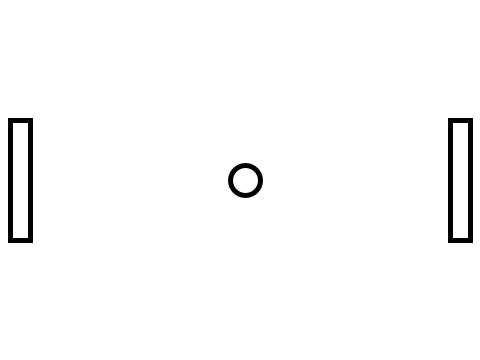
Frame 1 (no input)
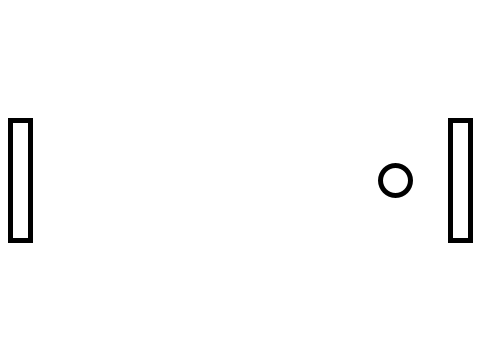
Frame 60 (the mouse pressed at the canvas centre just before this capture)
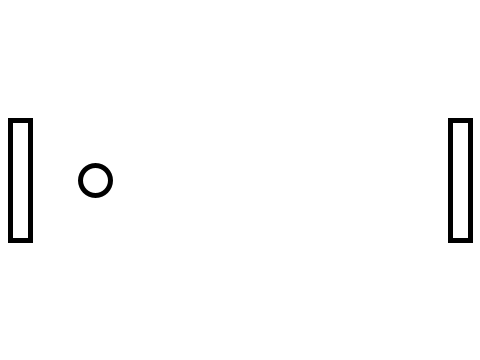
Frame 120 (the mouse held since frame 60 and released just before this capture)

The Processing sketch that drew these frames (run headless with seeded random() and noise(); from frame 60 on, the mouse is pressed at the canvas centre):

// Processing sketch: myPongWithPaddleMovable
// ── myPongWithPaddleMovable.pde
//myPongWithPaddleMovable
  
  class Paddle {
  
  int x;
  int y;
  int w;
  int h;
  char up;
  char down;
    
  Paddle(int x_, int y_, int w_, int h_, char up_, char down_) {
    x = x_;
    y = y_;
    w = w_;
    h = h_;
    up = up_;
    down = down_;
  }
  
  void update(char key) {
    if (key == up) {
    y -= 10;
    y = constrain(y, 0, height);
    }
    else if (key == down) {
    y += 10;
    y = constrain(y, 0, height - h);
    }
  }
  
  void display() {
    rect(x, y, w, h);
  }
  }
  
  class Ball {
    PVector location;
    PVector velocity;
    PVector acceleration;
    
    float radius = 15;
  
    Ball() {
      location = new PVector(width / 2, height / 2);
      velocity = new PVector(5, 0);
      acceleration = new PVector(0, 0);
    }
  
    void move() {
      velocity.add(acceleration);
      location.add(velocity);
  
      //오른쪽 벽에 닿이면
      if (location.x > width - radius) {
        location.x = width - radius;
        velocity.x = - velocity.x;
      }
      //왼쪽 벽에 닿이면
      else if (location.x < 0 + radius) {
        location.x = radius;
        velocity.x = - velocity.x;
      }
      //아래쪽 바닥에 닿이면
      if (location.y > height - radius) {
        location.y = height - radius;
        velocity.y = - 0.9 * velocity.y;
      }
      //위쪽 천장에 닿이면
      else if (location.y < 0 + radius) {
        location.y = radius;
        velocity.y = - 0.9 * velocity.y;
      }
    }
  
    void display() {
      strokeWeight(5);
      ellipseMode(RADIUS);
      ellipse(location.x, location.y, radius, radius);
      println("acceleration:" + acceleration.x + ", " + acceleration.y);
    }
    
    
  }
  
  Ball ball;
  Paddle left;
  Paddle right;
  
  void setup() {
    size(480, 360);
    smooth();
    background(255);
    ball = new Ball();
    left = new Paddle(10, 120, 20, 120, 'q', 'a');
    right = new Paddle(width - 10 - 20, 120, 20, 120, 'p', 'l');
  }
  
  void draw() {
    background(255);
    ball.move();
    ball.display();
    left.display();
    right.display();
  }
  
  void keyPressed() {
    left.update(key);
    right.update(key);
  }
